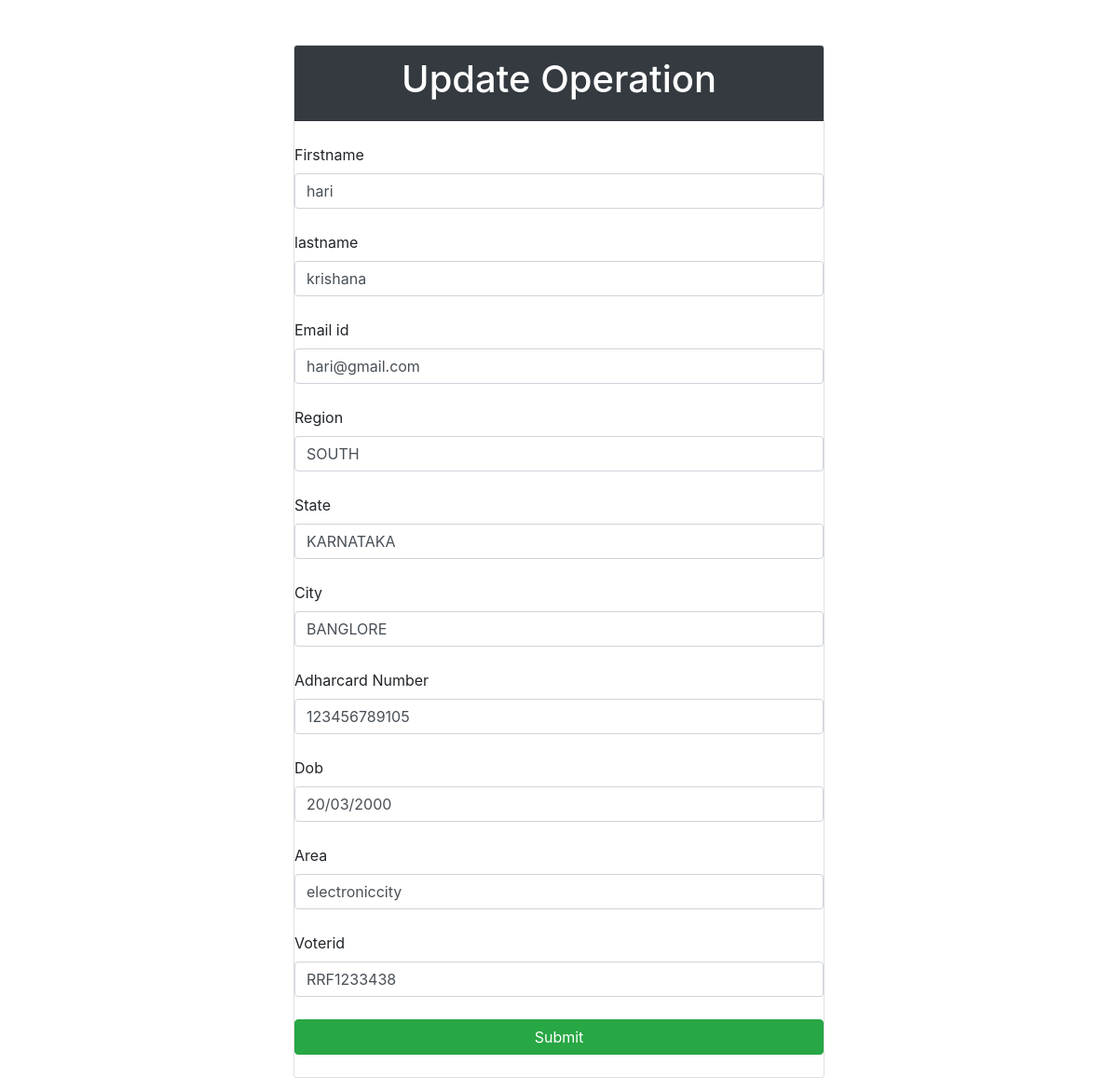
The page /admin/vupdate.php?firstname=hari on the database its author committed.
### tables this page shows
CREATE TABLE `voters` (
  `firstname` varchar(100) NOT NULL,
  `lastname` varchar(255) NOT NULL,
  `email` varchar(255) NOT NULL,
  `ano` varchar(255) NOT NULL,
  `dob` varchar(255) NOT NULL,
  `region` varchar(255) NOT NULL,
  `state` varchar(255) NOT NULL,
  `city` varchar(255) NOT NULL,
  `area` varchar(255) NOT NULL,
  `profile` varchar(255) NOT NULL,
  `status` varchar(255) NOT NULL DEFAULT 'NOT VOTED',
  `voted` varchar(255) DEFAULT NULL,
  `voterid` varchar(255) NOT NULL,
  `vphoto` varchar(150) NOT NULL
);

### admin/vupdate.php (the view, shortened to what this page needs)
<!DOCTYPE html>
<html>
<head>
  <link rel="stylesheet" href="https://maxcdn.bootstrapcdn.com/bootstrap/4.0.0/css/bootstrap.min.css">
</head>
<body>
 <div class="col-lg-6 m-auto">
 <form method="post">
 <br><br><div class="card">
 <div class="card-header bg-dark">
 <h1 class="text-white text-center">  Update Operation </h1>
 </div><br>
<?php
$servername = "localhost";
$username = "root";
$password = "";
$dbname = "polltest";
$conn = new mysqli($servername, $username, $password, $dbname);
 $firstname = $_GET['firstname'];
$sql = 'SELECT * FROM voters where firstname="'.$firstname.'"';
$result = $conn->query($sql);
if ($result->num_rows > 0) {
    while($row = $result->fetch_assoc()) {
       ?>
       <label>Firstname</label>
       <input type="text" name="firstname" class="form-control" value="<?php  echo $row["firstname"] ?>" ><br>
       <label>lastname</label>
       <input type="text" name="lastname" class="form-control" value="<?php  echo $row["lastname"] ?>" ><br>
        <label>Email id</label>
       <input type="email" name="email" class="form-control" value="<?php  echo $row["email"] ?>" ><br>
        <label>Region</label>
       <input type="text" name="region" class="form-control" value="<?php  echo $row["region"] ?>" ><br>
        <label>State</label>
       <input type="text" name="state" class="form-control" value="<?php  echo $row["state"] ?>" ><br>
        <label>City</label>
       <input type="text" name="city" class="form-control" value="<?php  echo $row["city"] ?>" ><br>
        <label>Adharcard Number</label>
       <input type="text" name="ano" class="form-control" value="<?php  echo $row["ano"] ?>" ><br>
        <label>Dob</label>
       <input type="text" name="dob" class="form-control" value="<?php  echo $row["dob"] ?>" ><br>
        <label>Area</label>
       <input type="text" name="area" class="form-control" value="<?php  echo $row["area"] ?>" ><br>
        <label>Voterid</label>
       <input type="text" name="voterid" class="form-control" value="<?php  echo $row["voterid"] ?>" ><br>
      <?php
    }
} else {
    echo "0 results";
}
?>
 <button class="btn btn-success" type="submit" name="done"> Submit </button><br>
 </div>
 </form>
 </div>
</body>
</html>

### rows shown on the page
voters: firstname "hari", lastname "krishana", email "hari@gmail.com", region "SOUTH", state "KARNATAKA", city "BANGLORE", ano "123456789105", dob "20/03/2000", area "electroniccity", voterid "RRF1233438"
